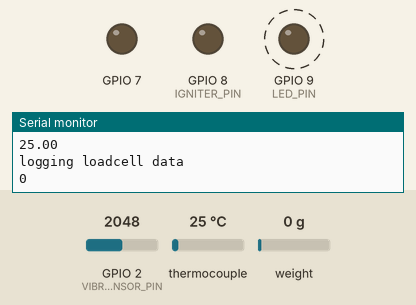
Simulated run of this sketch. Board: ESP32-S3. On the bench: output pins drawn as LEDs (lit = HIGH), the last lines printed to the serial monitor. Dashed ring = blinking. Inputs (shaded band) come from the test bench; at power-on: GPIO 2 (VIBRATION_SENSOR_PIN) = 2048, thermocouple 25 °C, weight on the scale 0 g. Storage starts empty.

Above: at 1.2 s.
1.3 s: GPIO 2 (VIBRATION_SENSOR_PIN) set to 553
3.1 s: GPIO 2 (VIBRATION_SENSOR_PIN) set to 469
At 4.8 s:
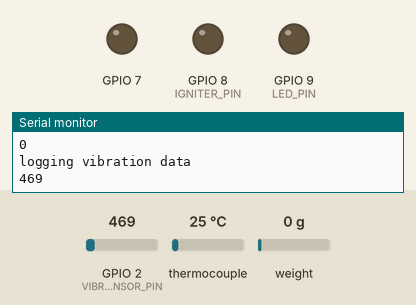
6.2 s: GPIO 2 (VIBRATION_SENSOR_PIN) set to 540
At 6.8 s:
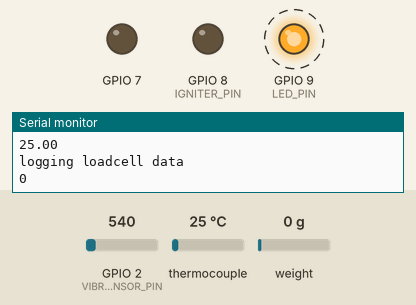
9.5 s: GPIO 2 (VIBRATION_SENSOR_PIN) set to 491
At 11.0 s:
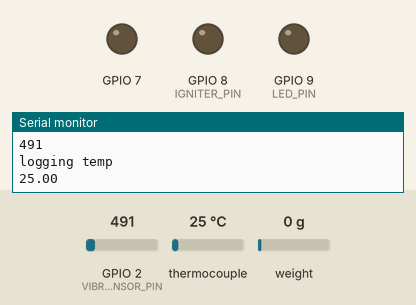
Timing chart, 0 to 12.1 s (numbered marks = the images above; inputs shaded):
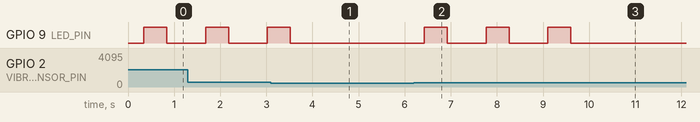

The sketch:

Arduino_simulation.ino
```cpp
#include <HX711.h>
#include <max6675.h>
#include <WiFi.h>
#include <SD.h>
#include <SPI.h>

#define LOAD_CELL_DOUT_PIN A2
#define LOAD_CELL_CLK_PIN A3
#define THERMOCOUPLE_data 13
#define THERMOCOUPLE_clk 12
#define THERMOCOUPLE_cs 11
#define VIBRATION_SENSOR_PIN A1
#define IGNITER_PIN 8
#define LED_PIN 9


HX711 scale;
MAX6675 thermocouple(THERMOCOUPLE_clk,THERMOCOUPLE_cs,THERMOCOUPLE_data);

int count = 0;
bool abortSignal = false;

void setup() {
  Serial.begin(57600);
  pinMode(IGNITER_PIN, OUTPUT);
  pinMode(LED_PIN, OUTPUT);
  pinMode(7,OUTPUT);


  scale.begin(LOAD_CELL_DOUT_PIN, LOAD_CELL_CLK_PIN);
//  thermocouple.begin(THERMOCOUPLE_PIN);
 // SD.begin(7)
  if (!SD.begin(7)) {
    Serial.println("SD card initialization failed!");
    //while (1);
  }
  // If abort signal is LOW, increase the count
  if (abortSignal == LOW) {
    count++;
  }
}


void loop() {
  // Check for abort signal every 2 seconds
  if (millis() % 2000 == 0) {
    if (abortSignal == HIGH) {
      Serial.println("Abort signal detected!");
    }
  }


  // Check if count limit is reached
  if (count == 5) {
    igniteMotor();
    Serial.println("Motor Ignition Started");
  }

  // Collect and process data every 20 milliseconds
  if (millis() % 20 == 0) {
    collectAndProcessData();
  }
}

void igniteMotor() {
  // Code to ignite the motor
  digitalWrite(IGNITER_PIN, HIGH);

  // Reset count
  count = 0;
}

void collectAndProcessData() {
  // Thermocouple
  float temperature = thermocouple.readCelsius();
  if (temperature > 1450) {
    flashLED();
    abortSignal = true;
  }
  else {
    storeData(temperature, scale.read(), analogRead(VIBRATION_SENSOR_PIN));
    Serial.println("logging temp");
    Serial.println(thermocouple.readCelsius());
  }

  // Load cell
  int loadCellData = scale.read();
  if (loadCellData > 500) {
    flashLED();
    abortSignal = true;
  }
  else {
    storeData(temperature, loadCellData, analogRead(VIBRATION_SENSOR_PIN));
    Serial.println("logging loadcell data");
    Serial.println(scale.read());
  }

  // Vibration sensor
  int vibrationData = analogRead(VIBRATION_SENSOR_PIN);
  if (vibrationData > 500) {
    flashLED();
    abortSignal = true;
  }
  else {
    storeData(temperature, loadCellData, vibrationData);
    Serial.println("logging vibration data");
    Serial.println(vibrationData);
  }
}

void storeData(float temperature, int loadCellData, int vibrationData) {
  // Code to store data in SD card
  File dataFile = SD.open("data.txt", FILE_WRITE);
  if (dataFile) {
    dataFile.print(temperature);
    dataFile.print(",");
    dataFile.print(loadCellData);
    dataFile.print(",");
    dataFile.println(vibrationData);
    dataFile.close();
  }
  else {
    Serial.println("Error opening data file!");
  }
}

void flashLED() {
  digitalWrite(LED_PIN, HIGH);
  delay(500);
  digitalWrite(LED_PIN, LOW);
  delay(500);
}
```

Measured:
- the behaviour switches between 501 and 500 on GPIO 2 (VIBRATION_SENSOR_PIN) (found by bisection; images 0 and 1)
- after the input at 3.1 s, GPIO 9 (LED_PIN): goes on until 3.5 s, then stays LOW
- after the input at 6.2 s, GPIO 9 (LED_PIN): alternates HIGH for 0.50 s and LOW for 0.84 s, starting after 0.22 s
- after the input at 9.5 s, GPIO 9 (LED_PIN): goes on until 9.6 s, then stays LOW
